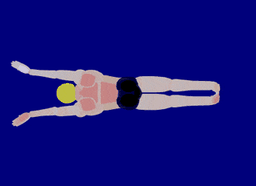
#> input picture dist/assets/swim-sources/Butterfly_stroke3_without_text.gif, 256 x 186 px, shrunk from 320 x 232 before the run
$ python prepare-swim-atlases.py
#> lines starting #> are read from the running program, lines starting #| are printed output that depends on the picture
"""Package licensed swimming animation frames for the site's canvas player.

Requires Pillow for this optional preparation step; the site has no runtime
dependencies. Original GIFs stay unchanged. Derived atlases remain CC BY-SA 3.0.
"""
from collections import deque
import json
from pathlib import Path
import shutil
from PIL import Image

PROJECT = Path(__file__).resolve().parents[1]
SOURCE = PROJECT.parent / 'motion-reference-9'
DESTINATION = PROJECT / 'dist' / 'assets'
ORIGINALS = DESTINATION / 'swim-sources'
ORIGINALS.mkdir(parents=True, exist_ok=True)
SOURCES = {
    'butterfly': ('butterfly-side.gif', 'Butterfly_stroke3_without_text.gif'),
    'backstroke': ('backstroke-oblique.gif', 'Backstroke.gif'),
    'breaststroke': ('breaststroke.gif', 'Breaststroke2.gif'),
    'freestyle': ('freestyle.gif', 'Freestyle_swimming.gif'),
}


def clear_studio_background(frame):
    """Key the flat studio water/sky, keeping isolated dark clothing intact."""
    image = frame.convert('RGBA')
    width, height = image.size
    pixels = list(image.getdata())
    candidates = bytearray(width * height)
    seen = bytearray(width * height)
    for index, (red, green, blue, alpha) in enumerate(pixels):
        navy = red <= 18 and green <= 18 and 94 <= blue <= 160
        black = red <= 3 and green <= 3 and blue <= 3
        if not alpha or navy or black:
            candidates[index] = 1
        if navy or not alpha:
            pixels[index] = (red, green, blue, 0)
    edge = list(range(width)) + list(range((height - 1) * width, height * width))
    edge += [row * width for row in range(height)]
    edge += [row * width + width - 1 for row in range(height)]
    queue = deque(index for index in edge if candidates[index])
    while queue:
        index = queue.popleft()
        if seen[index] or not candidates[index]:
            continue
        seen[index] = 1
        red, green, blue, _ = pixels[index]
        pixels[index] = (red, green, blue, 0)
        x, y = index % width, index // width
        if x:
            queue.append(index - 1)
        if x + 1 < width:
            queue.append(index + 1)
        if y:
            queue.append(index - width)
        if y + 1 < height:
            queue.append(index + width)
    # Remove the studio surface line where it reaches both image borders.
    for y in range(height):
        left, right = pixels[y * width], pixels[(y + 1) * width - 1]
        if left[3] and right[3] and max(abs(left[c] - right[c]) for c in range(3)) < 24:
            for x in range(width):
                index = y * width + x
                pixel = pixels[index]
                if pixel[3] and max(abs(pixel[c] - left[c]) for c in range(3)) < 24:
                    pixels[index] = (*pixel[:3], 0)
    # Preserve the requested red briefs without changing any joint or pose.
    for index, (red, green, blue, alpha) in enumerate(pixels):
        x = index % width
        if alpha and 125 <= x <= 220 and red < 35 and green < 35 and blue < 94:
            pixels[index] = (min(225, 140 + blue), 16 + blue // 8, 37 + blue // 10, alpha)
    image.putdata(pixels)
    return image


assets = {}
for style, (filename, original_name) in SOURCES.items():
    reference = SOURCE / filename
    path = reference if reference.exists() else ORIGINALS / original_name
    if path.resolve() != (ORIGINALS / original_name).resolve():
        shutil.copyfile(path, ORIGINALS / original_name)
    animation = Image.open(path)
#> animation is the input picture: PIL image 256x186 P; mean R, G, B 20.8, 18.2, 125.8
    frames, delays = [], []
    for index in range(animation.n_frames):
        animation.seek(index)
        delays.append(max(20, animation.info.get('duration', 50)))
        frames.append(clear_studio_background(animation))
#> after the loop, delays = [100]; frames = 1 item
    boxes = [frame.getbbox() for frame in frames]
#> boxes = [(10, 60, 221, 127)]
    boxes = [box for box in boxes if box]
    left = max(0, min(box[0] for box in boxes) - 5)
#> left = 5
    top = max(0, min(box[1] for box in boxes) - 5)
#> top = 55
    right = min(animation.width, max(box[2] for box in boxes) + 5)
#> right = 226
    bottom = min(animation.height, max(box[3] for box in boxes) + 5)
#> bottom = 132
    box = (left, top, right, bottom)
#> box = (5, 55, 226, 132)
    width, height = right - left, bottom - top
#> width = 221; height = 77
    columns = 6
    rows = (len(frames) + columns - 1) // columns
#> rows = 1
    atlas = Image.new('RGBA', (columns * width, rows * height))
#> atlas: PIL image 1326x77 RGBA; every value is 0
    for index, frame in enumerate(frames):
        atlas.paste(frame.crop(box), ((index % columns) * width, (index // columns) * height))
#> this loop made 1 pass
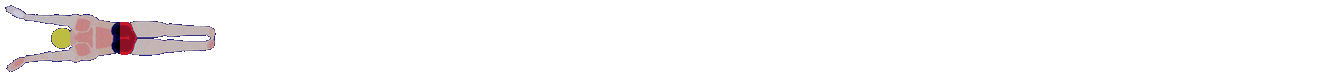
#> atlas: PIL image 1326x77 RGBA; mean R, G, B, A 10.4, 8.6, 21.9, 15.3; transparent parts drawn white
    name = f'swim-{style}-atlas.png'
    atlas.save(DESTINATION / name, optimize=True)
    assets[style] = dict(src='assets/' + name, width=width, height=height, columns=columns, delays=delays)
    print(style, width, height, len(frames), sum(delays), (DESTINATION / name).stat().st_size)
#| butterfly 221 77 1 100 16959
#> pass 2 of the loop `for style, (filename, original_name) in SOURCES.items():`:
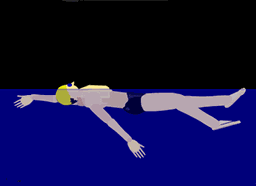
#> input picture dist/assets/swim-sources/Backstroke.gif, 256 x 186 px, shrunk from 320 x 233 before the run
#> animation is the input picture: PIL image 256x186 P; mean R, G, B 15.7, 14.3, 67.4
#> after the loop `for index in range(animation.n_frames):`: delays = [70]
#> boxes = [(6, 0, 256, 184)]
#> left = 1
#> top = 0
#> right = 256
#> bottom = 186
#> box = (1, 0, 256, 186)
#> `width, height = right - left, bottom - top`: width = 255; height = 186
#> the loop `for index, frame in enumerate(frames):` made 1 pass
#> after the loop `for index, frame in enumerate(frames):`:
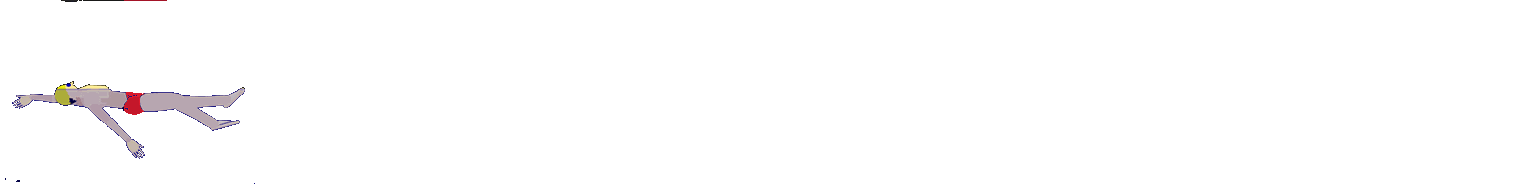
#> atlas: PIL image 1530x186 RGBA; mean R, G, B, A 2.9, 2.4, 11.2, 4.4; transparent parts drawn white
#| backstroke 255 186 1 70 8869
#> pass 3 of the loop `for style, (filename, original_name) in SOURCES.items():`:
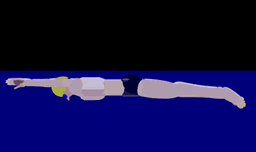
#> input picture dist/assets/swim-sources/Breaststroke2.gif, 256 x 152 px, shrunk from 320 x 190 before the run
#> animation is the input picture: PIL image 256x152 P; mean R, G, B 15, 13.6, 69
#> boxes = [(5, 74, 246, 109)]
#> left = 0
#> top = 69
#> right = 251
#> bottom = 114
#> box = (0, 69, 251, 114)
#> `width, height = right - left, bottom - top`: width = 251; height = 45
#> after the loop `for index, frame in enumerate(frames):`:
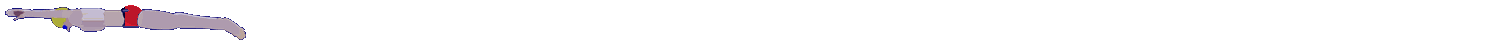
#> atlas: PIL image 1506x45 RGBA; mean R, G, B, A 9.4, 7.9, 21.7, 14.7; transparent parts drawn white
#| breaststroke 251 45 1 70 4676
#> the loop made 4 passes; the first 3 are shown

(PROJECT / 'dist' / 'swim-assets.js').write_text(
    '/* Fxqf and Wikimedia Commons contributors, CC BY-SA 3.0; see credits.html. */\n'
    + 'window.FLASHSWIM_SWIM_ASSETS = ' + json.dumps(assets, separators=(',', ':')) + ';\n', encoding='utf-8'
)
